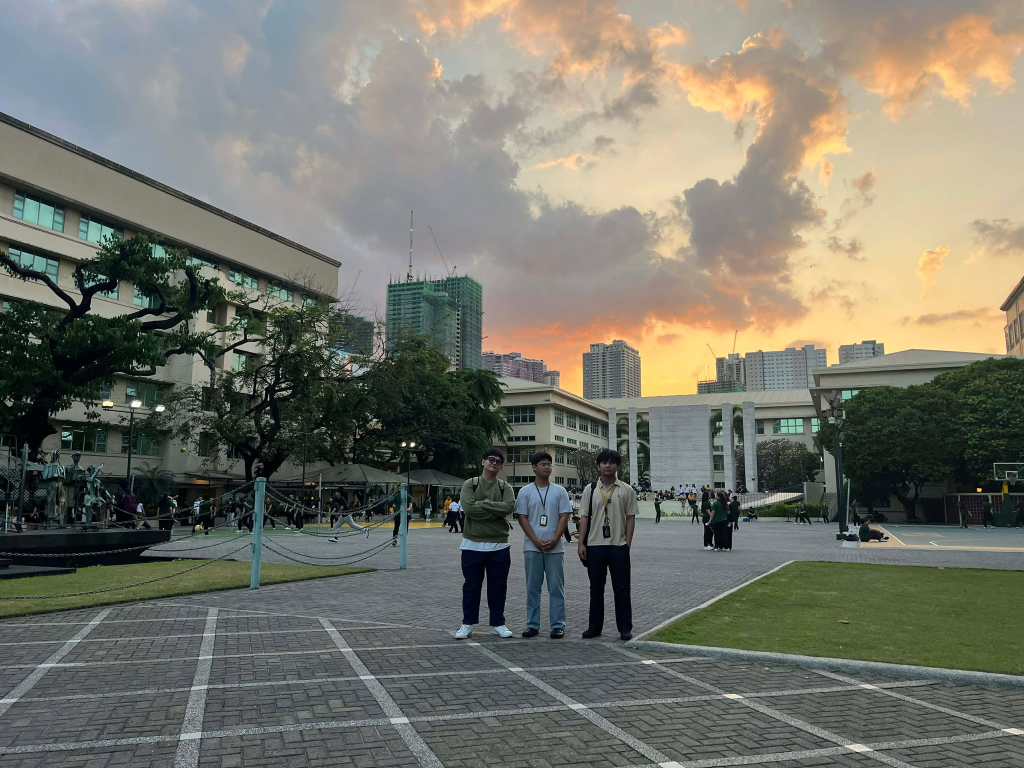
%> input picture SegmentUs.jpg, 2048 x 1536 px (shown at 1/2 size)
$ octave task2_img2.m   (GNU Octave 9; MATLAB toolbox functions it lacks are replaced by stand-ins)
%> lines starting %> are read from the running program, lines starting %| are printed output that depends on the picture; in (x1, y1, x2, y2) boxes, pixels count from 0 and x2, y2 are one past the last pixel; in counts of white or black regions, pixels touching at a corner belong together; the program's own positions count from 1
%% TASK 2 - IMAGE 2
clc;
clear;
close all;

%% STEP 1: Load image
I = imread('SegmentUs.jpg');
%> I is the input picture: size 1536x2048x3 uint8; mean R, G, B 118.1, 117.8, 106.7
I_double = im2double(I);
[rows, cols, ~] = size(I);
%> rows = 1536; cols = 2048

%% STEP 2: Basic features
HSV = rgb2hsv(I_double);
%> HSV: size 1536x2048x3 double; mean H, S, V 0.336, 0.224, 0.493
H = HSV(:,:,1);
S = HSV(:,:,2);
V = HSV(:,:,3);

Lab = rgb2lab(I_double);
%> Lab: size 1536x2048x3 double; mean of channels 1, 2, 3 48.3, -1.7, 6
LabL = Lab(:,:,1);

I_gray = rgb2gray(I);

edgeMask = edge(I_gray, 'canny');
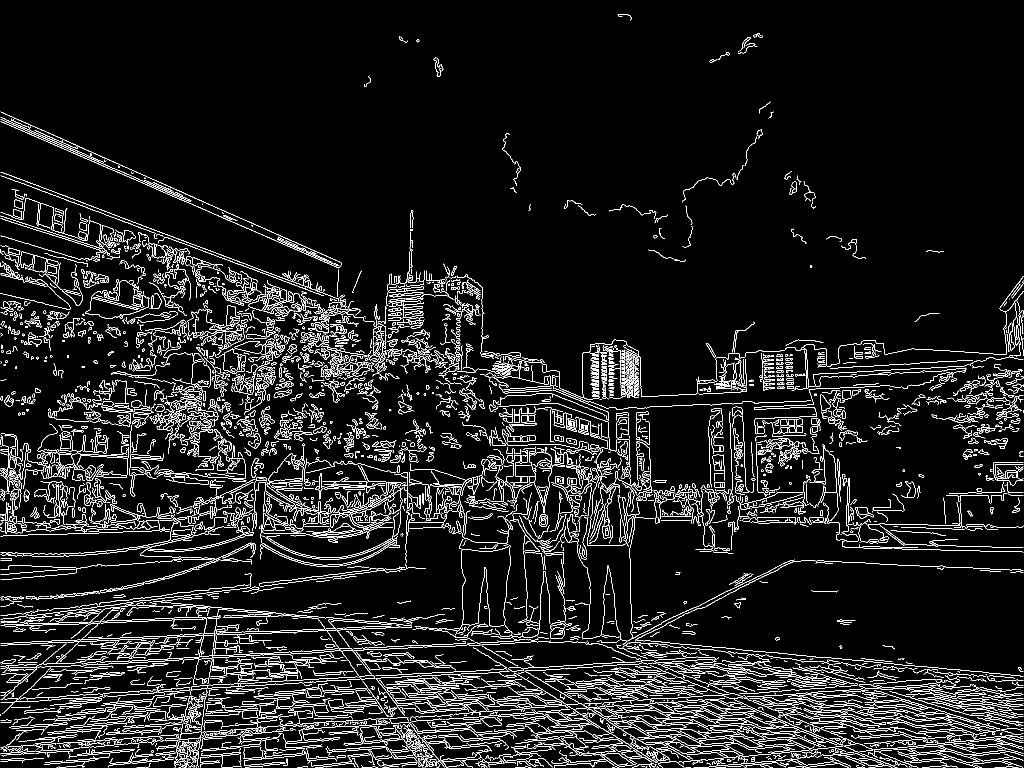
%> edgeMask: size 1536x2048 logical (shown at 1/2 size); 7.1% white in thin lines or dots
edgeMask = imdilate(edgeMask, strel('disk', 1));
%> edgeMask: size 1536x2048 logical; 19.5% white; 438 white regions (18 under 20 px), largest, box (x1, y1, x2, y2) and area: (0, 222, 2048, 1536) 517240, (0, 395, 272, 524) 6746, (1862, 727, 2048, 847) 5109
edgeDensity = imboxfilt(double(edgeMask), 19);

localStd = stdfilt(I_gray, true(5));
localStd = mat2gray(localStd);

[Y, X] = ndgrid(1:rows, 1:cols);
yNorm = Y / rows;

%% STEP 3: Sky detection
topHalf = false(rows, cols);
topHalf(1:round(rows*0.62), :) = true;
%> topHalf: size 1536x2048 logical; 62% white; 1 black region, box (x1, y1, x2, y2) and area: (0, 952, 2048, 1536) 1196032

blueSky  = (H > 0.50 & H < 0.72) & (V > 0.25) & (S > 0.08) & (S < 0.55);
%> blueSky: size 1536x2048 logical; 13.3% white; 3523 white regions (3152 under 20 px), largest, box (x1, y1, x2, y2) and area: (0, 0, 656, 376) 146780, (279, 962, 1281, 1440) 93535, (160, 1279, 786, 1476) 27587
warmSky  = (H > 0.04 & H < 0.16) & (V > 0.45) & (S > 0.10) & (S < 0.65);
%> warmSky: size 1536x2048 logical; 23.4% white; 507 white regions (426 under 20 px), largest, box (x1, y1, x2, y2) and area: (756, 0, 2048, 822) 663397, (0, 250, 674, 584) 46767, (720, 127, 772, 256) 3314
neutralSky = (V > 0.35) & (S < 0.38) & (LabL > 35);
%> neutralSky: size 1536x2048 logical; 63% white; 6835 black regions (6260 under 20 px), largest, box (x1, y1, x2, y2) and area: (0, 344, 2048, 1336) 639267, (1353, 714, 2048, 1104) 148345, (1286, 1122, 2048, 1352) 109145

skyCandidate = (blueSky | warmSky | neutralSky) & topHalf & (localStd < 0.22);
%> skyCandidate: size 1536x2048 logical; 44.5% white; 2020 white regions (1797 under 20 px), largest, box (x1, y1, x2, y2) and area: (0, 0, 2048, 793) 1244330, (1180, 666, 2048, 952) 70778, (0, 380, 200, 493) 7265

topSeed = false(rows, cols);
topBand = max(2, round(rows * 0.08));
%> topBand = 123
topSeed(1:topBand, :) = skyCandidate(1:topBand, :);
%> topSeed: size 1536x2048 logical; 8% white; 1 white region, box (x1, y1, x2, y2) and area: (0, 0, 2048, 123) 251843

skyMask = imreconstruct(topSeed, skyCandidate);
%> skyMask: size 1536x2048 logical; 39.6% white; 1 white region, box (x1, y1, x2, y2) and area: (0, 0, 2048, 793) 1244330
skyMask = logical(skyMask);

skyMask = imclose(skyMask, strel('disk', 8));
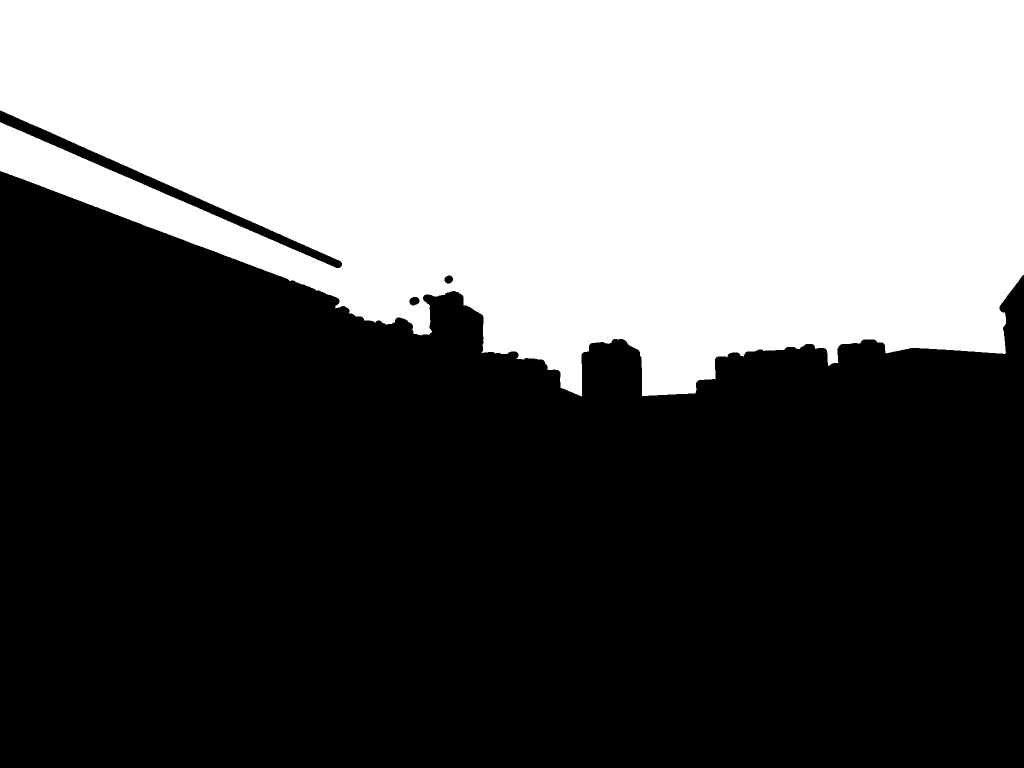
%> skyMask: size 1536x2048 logical (shown at 1/2 size); 39.8% white; 1 white region, box (x1, y1, x2, y2) and area: (0, 0, 2048, 793) 1253189
skyMask = imfill(skyMask, 'holes');
%> skyMask: size 1536x2048 logical; 39.9% white; 1 white region, box (x1, y1, x2, y2) and area: (0, 0, 2048, 793) 1253668
skyMask = bwareaopen(skyMask, 4000);

%% STEP 4: Horizon estimation
horizon = ones(1, cols) * round(rows * 0.35);

for c = 1:cols
    r = find(skyMask(:, c), 1, 'last');
    if ~isempty(r)
        horizon(c) = r;
    end
end
%> this loop made 2048 passes
%> r on passes 1 to 3: 342, 343, 343
%> after the loop, horizon = 2048 values, max 793 at index 1164, min 342 at index 1, mean 619.5

horizon = round(movmean(horizon, 31));
%> horizon = 2048 values, max 791 at index 1300, min 345 at index 1, mean 619.6

aboveHorizon = false(rows, cols);
belowHorizon = false(rows, cols);

for c = 1:cols
    aboveHorizon(1:horizon(c), c) = true;
    if horizon(c) < rows
        belowHorizon(horizon(c)+1:end, c) = true;
    end
end
%> aboveHorizon: size 1536x2048 logical; 40.3% white; 1 white region, box (x1, y1, x2, y2) and area: (0, 0, 2048, 791) 1268864

skyMask = skyMask & aboveHorizon;
%> skyMask: size 1536x2048 logical; 39.8% white; 1 white region, box (x1, y1, x2, y2) and area: (0, 0, 2048, 791) 1250811
skyMask = imclose(skyMask, strel('disk', 6));
%> skyMask: size 1536x2048 logical; 39.8% white; 1 white region, box (x1, y1, x2, y2) and area: (0, 0, 2048, 791) 1250868
skyMask = imfill(skyMask, 'holes');

%% STEP 5: Superpixels
numSuperpixels = 900;
[spLabels, numLabels] = superpixels(I, numSuperpixels);
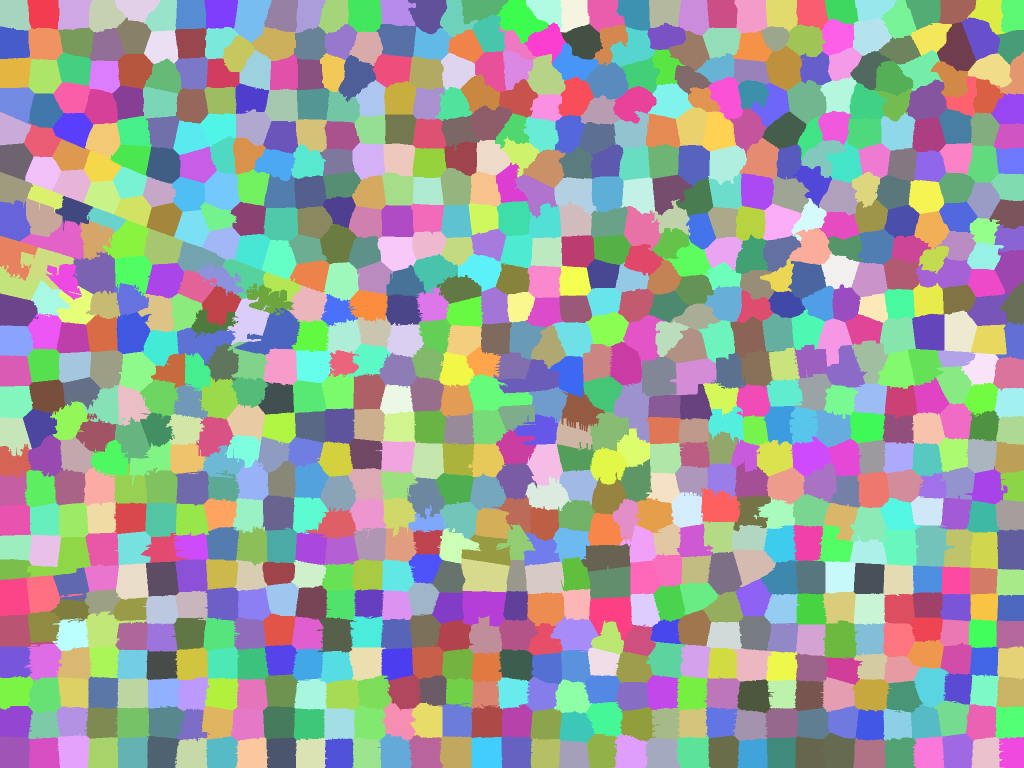
%> spLabels: size 1536x2048 double (shown at 1/2 size); 903 distinct labels, from 1 to 903; one colour per label, 0 black
%> numLabels = 903
labelIdx = label2idx(spLabels);
%> labelIdx = 903 items
adj = buildSuperpixelAdjacency(spLabels, numLabels);
%> in buildSuperpixelAdjacency, `adj = false(numLabels, numLabels);`: adj: size 903x903 logical; every value is 0
%> in buildSuperpixelAdjacency, `A = L(:, 1:end-1);`: A: size 1536x2047 double; 903 distinct labels, from 1 to 903
%> after the loop in buildSuperpixelAdjacency, `for i = 1:numel(p1)`:
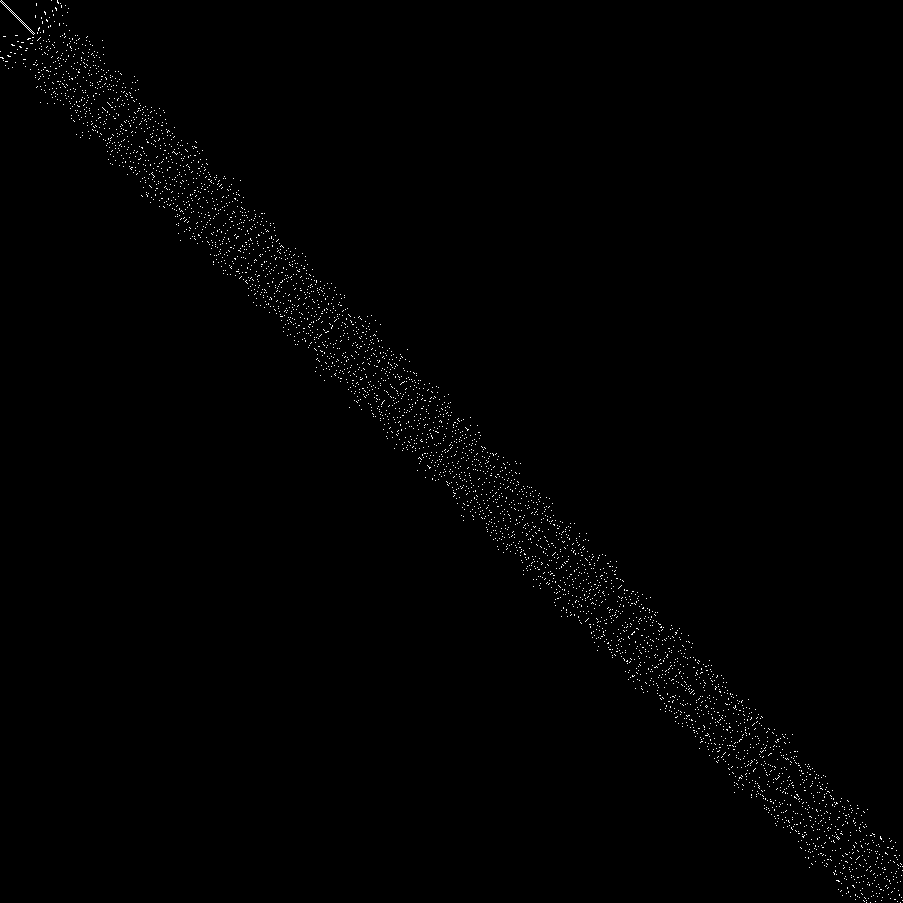
%> adj: size 903x903 logical; 0.62% white in thin lines or dots
%> after the loop in buildSuperpixelAdjacency, `for i = 1:numel(p1)`: adj: size 903x903 logical; 0.63% white in thin lines or dots

%% STEP 6: Per-superpixel classification
greenish = (H > 0.18 & H < 0.45) & (S > 0.10);
neutralLike = (S < 0.28) | (H < 0.10) | (H > 0.48);
darkBuilt = (V < 0.42) & (S < 0.45);
brightBuilt = (LabL > 55) & (S < 0.30);

greenCandidateLabel = false(numLabels, 1);
%> greenCandidateLabel = 903 logical values, 0 true
greenSeedLabel = false(numLabels, 1);
%> greenSeedLabel = 903 logical values, 0 true

for k = 1:numLabels
    pix = labelIdx{k};

    meanSky = mean(skyMask(pix));
    if meanSky > 0.45
        continue;
    end

    meanGreen = mean(greenish(pix));
    meanNeutral = mean(neutralLike(pix));
    meanEdge = mean(edgeDensity(pix));
    meanStd = mean(localStd(pix));
    meanDarkBuilt = mean(darkBuilt(pix));
    meanBrightBuilt = mean(brightBuilt(pix));
    meanY = mean(yNorm(pix));

    % Natural score
    naturalScore = ...
        1.45 * meanGreen + ...
        0.35 * meanStd + ...
        0.18 * meanEdge + ...
        0.12 * max(0, 0.95 - meanY) - ...
        0.85 * meanNeutral - ...
        0.55 * meanDarkBuilt - ...
        0.45 * meanBrightBuilt;

    % Man-made score
    manmadeScore = ...
        1.00 * meanNeutral + ...
        0.90 * meanEdge + ...
        0.60 * meanStd + ...
        0.75 * meanDarkBuilt + ...
        0.70 * meanBrightBuilt + ...
        0.35 * max(0, meanY - 0.45) - ...
        1.15 * meanGreen;

    % Strong green seed
    if naturalScore > manmadeScore + 0.12 && meanGreen > 0.16
        greenSeedLabel(k) = true;
    end

    % Green candidate
    if naturalScore > manmadeScore - 0.03 && ...
       (meanGreen > 0.08 || (meanStd > 0.10 && meanNeutral < 0.55))
        greenCandidateLabel(k) = true;
    end
end
%> after the loop, greenCandidateLabel = 903 logical values, 113 true; greenSeedLabel = 903 logical values, 108 true

%% STEP 7: Connected natural growth
greenKeep = growConnectedLabels(greenCandidateLabel, greenSeedLabel, adj);
%> in growConnectedLabels, `n = numel(candidate);`: n = 903
%> in growConnectedLabels, `keep = false(n, 1);`: keep = 903 logical values, 0 true
%> in growConnectedLabels, `startNodes = find(seed);`: startNodes = 108 values from 282 to 772
%> the loop in growConnectedLabels, `while ~isempty(queue)` made 113 passes
%> (current, neighbors) on passes 1 to 12: (282, [246 259 273 283 288 317 321]), (288, [259 276 282 311 321 336]), (321, [282 288 317 336 351 376]), (336, [288 311 321 344 374 376]), (373, [340 349 390 414]), (388, [351 368 376 393 417 433 439]), (390, [349 360 373 406 414 429]), (393, [360 368 388 406 433 438]), (406, [360 390 393 429 438]), (414, [373 390 429 447]), (415, [374 381 386 417 421 441 444]), (417, [374 376 388 415 439 444])
%> after the loop in growConnectedLabels, `while ~isempty(queue)`: keep = 903 logical values, 113 true
%> greenKeep = 903 logical values, 113 true

naturalMask = false(rows, cols);

for k = 1:numLabels
    if greenKeep(k)
        naturalMask(labelIdx{k}) = true;
    end
end
%> naturalMask: size 1536x2048 logical; 12.8% white; 10 white regions, largest, box (x1, y1, x2, y2) and area: (1301, 1120, 2048, 1360) 120983, (576, 687, 1065, 950) 74800, (1623, 706, 2048, 961) 71479

naturalMask = naturalMask & ~skyMask;

naturalMask = imclose(naturalMask, strel('disk', 5));
naturalMask = imopen(naturalMask, strel('disk', 2));
naturalMask = imfill(naturalMask, 'holes');
naturalMask = bwareaopen(naturalMask, 1200);

%% STEP 8: Man-made mask
manmadeMask = ~skyMask & ~naturalMask;

manmadeMask = imclose(manmadeMask, strel('disk', 3));
manmadeMask = imopen(manmadeMask, strel('disk', 1));
manmadeMask = imfill(manmadeMask, 'holes');
manmadeMask = bwareaopen(manmadeMask, 1500);

%% STEP 9: Final exclusivity
skyMask = logical(skyMask);
naturalMask = logical(naturalMask);
manmadeMask = logical(manmadeMask);

naturalMask = naturalMask & ~skyMask;
manmadeMask = manmadeMask & ~skyMask & ~naturalMask;

unlabeled = ~(skyMask | naturalMask | manmadeMask);
manmadeMask(unlabeled & ~skyMask) = 1;

%% STEP 10: Create output image
out = zeros(rows, cols, 3, 'uint8');

% Red = man-made
out(:,:,1) = uint8(manmadeMask) * 255;

% Green = natural
out(:,:,2) = uint8(naturalMask) * 255;

% Blue = sky
out(:,:,3) = uint8(skyMask) * 255;

%% STEP 11: Preview
figure('Name', 'TASK 2 - IMAGE 2', 'NumberTitle', 'off');

subplot(2,3,1);
imshow(I);
title('Original');

subplot(2,3,2);
imshow(skyMask);
title('Sky Mask');

subplot(2,3,3);
imshow(naturalMask);
title('Natural Mask');

subplot(2,3,4);
imshow(manmadeMask);
title('Man-Made Mask');

subplot(2,3,5);
imshow(labeloverlay(I, uint8(skyMask) + 2*uint8(naturalMask) + 3*uint8(manmadeMask)));
title('Overlay Preview');

subplot(2,3,6);
imshow(out);
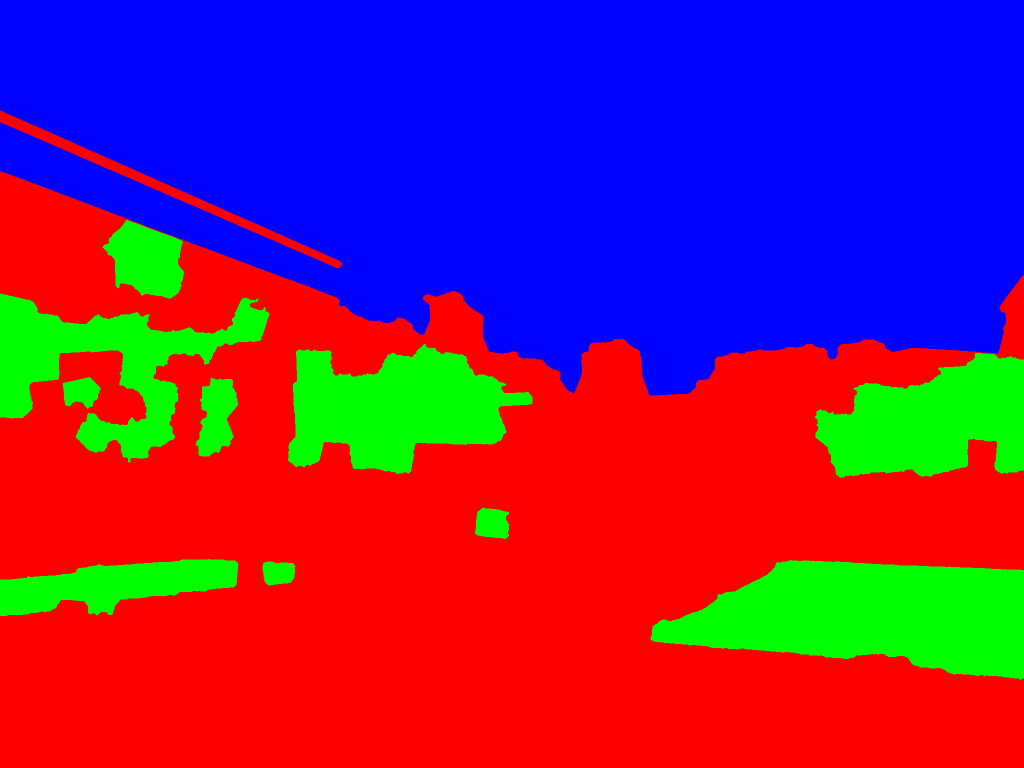
%> displayed picture: size 1536x2048x3, on the screen's scale of 0 to 255 (shown at 1/2 size); mean R, G, B 120.5, 33.1, 101.4
title('Final Segmented Output');

%% STEP 12: Save outputs
imwrite(skyMask, 'task2_img2_sky_mask.jpg');
imwrite(naturalMask, 'task2_img2_natural_mask.jpg');
imwrite(manmadeMask, 'task2_img2_manmade_mask.jpg');
imwrite(out, 'task2_img2_segmented_output.jpg');

fprintf('==============================================\n');
fprintf('         PROJECT IN IMAGE PROCESSING\n');
fprintf('==============================================\n');
fprintf(' Task       : Task 2 - Image 2\n');
fprintf(' Process    : Sky / natural / man-made segmentation\n');
fprintf(' Output     : Completed successfully\n');
fprintf('==============================================\n');
fprintf(' Regions:\n');
fprintf(' - Blue  : Sky\n');
fprintf(' - Green : Natural / vegetation\n');
fprintf(' - Red   : Man-made\n');
fprintf('==============================================\n');

%% ============================================================
%% LOCAL FUNCTIONS
%% ============================================================

function adj = buildSuperpixelAdjacency(L, numLabels)
    adj = false(numLabels, numLabels);

    A = L(:, 1:end-1);
    B = L(:, 2:end);
    diffMask = A ~= B;
    p1 = A(diffMask);
    p2 = B(diffMask);

    for i = 1:numel(p1)
        adj(p1(i), p2(i)) = true;
        adj(p2(i), p1(i)) = true;
    end

    A = L(1:end-1, :);
    B = L(2:end, :);
    diffMask = A ~= B;
    p1 = A(diffMask);
    p2 = B(diffMask);

    for i = 1:numel(p1)
        adj(p1(i), p2(i)) = true;
        adj(p2(i), p1(i)) = true;
    end
end

function keep = growConnectedLabels(candidate, seed, adj)
    n = numel(candidate);
    keep = false(n, 1);

    startNodes = find(seed);
    if isempty(startNodes)
        return;
    end

    queue = startNodes(:)';
    keep(queue) = true;

    while ~isempty(queue)
        current = queue(1);
        queue(1) = [];

        neighbors = find(adj(current, :));
        for j = 1:numel(neighbors)
            nb = neighbors(j);
            if candidate(nb) && ~keep(nb)
                keep(nb) = true;
                queue(end+1) = nb;
            end
        end
    end
end
